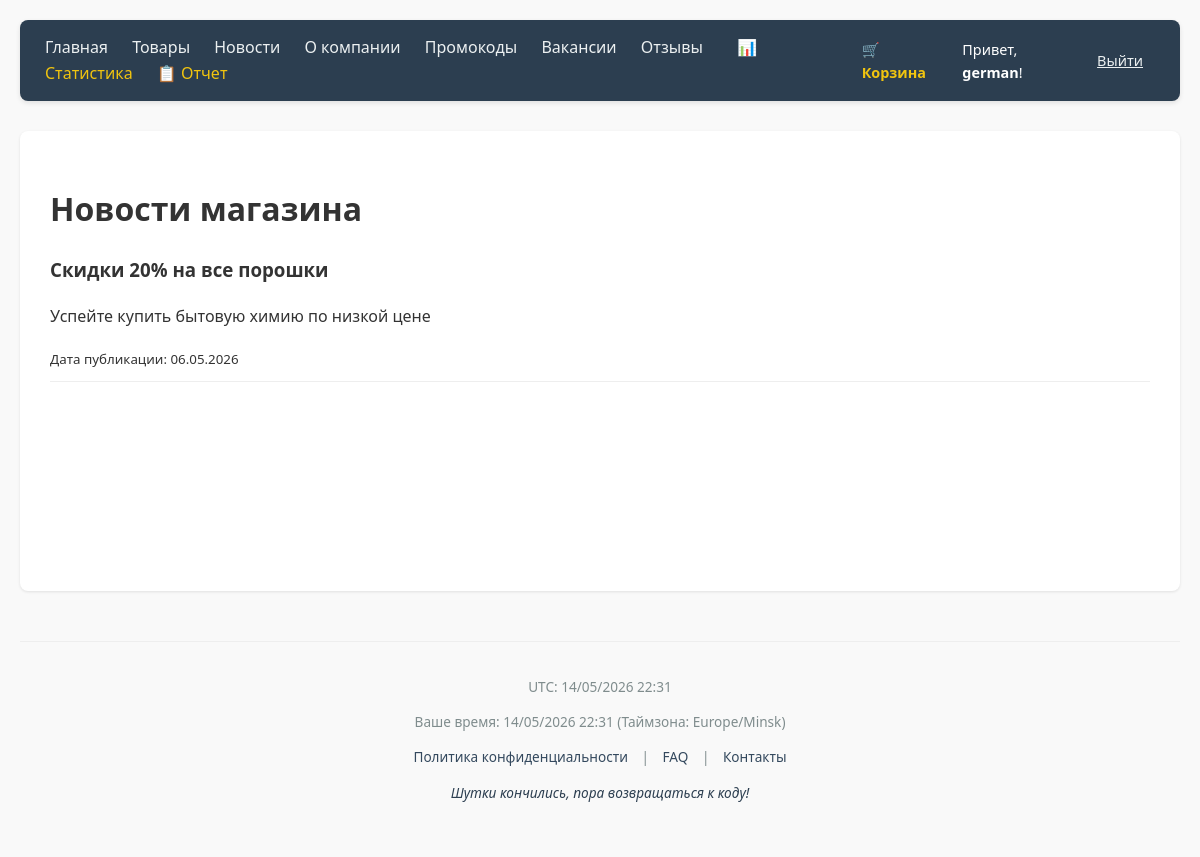
Page /news/ (signed in) on the committed database.
### shop/models.py (models this page shows)
class TimeStampedModel(models.Model):
    created_at = models.DateTimeField(auto_now_add=True, verbose_name="Дата добавления")
    updated_at = models.DateTimeField(auto_now=True, verbose_name="Дата изменения")
    class Meta:
        abstract = True # Это значит, что таблица в БД для этой модели создана не будет

class News(TimeStampedModel):
    title = models.CharField(max_length=200, verbose_name="Заголовок")
    short_description = models.CharField(max_length=255, verbose_name="Краткое содержание (1 предложение)")
    content = models.TextField(verbose_name="Полная статья")
    image = models.ImageField(upload_to='news/', verbose_name="Картинка")
    publish_date = models.DateTimeField(auto_now_add=True)
    class Meta:
        verbose_name_plural = "Новости"

### shop/views.py (the view)
# urls.py: re_path(r'^news/$', views.news_list, name='news_list'),
def news_list(request):
    news = News.objects.all().order_by('-publish_date')
    return render(request, 'shop/news.html', {'news': news})

### shop/context_processors.py (called while the page is built)
def global_date_context(request):
    now = timezone.now()
    return {
        'current_utc': now, # UTC время
        'current_local': timezone.localtime(now), # Время в таймзоне из settings.py
        'user_tz': timezone.get_current_timezone_name(),
        'text_calendar': calendar.TextCalendar().formatmonth(now.year, now.month),
    }

### shop/templates/shop/news.html
{% extends 'shop/base.html' %}
{% block content %}
    <h1>Новости магазина</h1>
    <div class="news-list">
        {% for article in news %}
            <div style="border-bottom: 1px solid #eee; margin-bottom: 20px; padding-bottom: 10px;">
                <h3>{{ article.title }}</h3>
                <p>{{ article.content|truncatewords:50 }}</p>
                <small>Дата публикации: {{ article.publish_date|date:"d.m.Y" }}</small>
            </div>
        {% empty %}
            <p>Новостей пока нет.</p>
        {% endfor %}
    </div>
{% endblock %}

### shop/templates/shop/base.html (shortened to what this page needs)
<!DOCTYPE html>
<html lang="ru">
<head>
</head>
<body>
    <nav>
        <div class="nav-links">
            <a href="{% url 'index' %}">Главная</a>
            <a href="{% url 'product_list' %}">Товары</a>
            <a href="{% url 'news_list' %}">Новости</a>
            <a href="{% url 'about' %}">О компании</a>
            <a href="{% url 'promo_codes' %}">Промокоды</a>
            <a href="{% url 'vacancy_list' %}">Вакансии</a>
            <a href="{% url 'reviews' %}">Отзывы</a>
            {% if user.is_staff %}
                <a href="{% url 'statistics' %}" style="color: #f1c40f; margin-left: 10px;">📊 Статистика</a>
                <a href="{% url 'customer_report' %}" style="color: #f1c40f;">📋 Отчет</a>
            {% endif %}
        </div>
        <div class="auth-block">
            {% if user.is_authenticated %}
                <a href="{% url 'view_cart' %}" style="color: #f1c40f; text-decoration: none; margin-right: 15px;">
                    🛒 Корзина
                </a>
                <span>Привет, <strong>{{ user.username }}</strong>!</span>
                <form action="{% url 'logout' %}" method="post" style="display:inline; margin-left:10px;">
                    <button type="submit" style="background:none; border:none; color:#ecf0f1; cursor:pointer; text-decoration:underline; font-family:inherit; font-size:inherit;">
                        Выйти
                    </button>
                </form>
            {% else %}
                <a href="{% url 'login' %}" style="color: #ecf0f1; text-decoration: none;">Войти</a> |
                <a href="{% url 'register' %}" style="color: #ecf0f1; text-decoration: none;">Регистрация</a>
            {% endif %}
        </div>
    </nav>
    <div class="content">
        {% block content %}{% endblock %}
    </div>
    <div class="footer">
        <div class="footer-info">
            <p>UTC: {{ current_utc|date:"d/m/Y H:i" }}</p>
            <p>Ваше время: {{ current_local|date:"d/m/Y H:i" }} (Таймзона: {{ user_tz }})</p>
        </div>
        <div class="footer-links">
            <a href="{% url 'privacy_policy' %}">Политика конфиденциальности</a> |
            <a href="{% url 'faq_list' %}">FAQ</a> |
            <a href="{% url 'contact_list' %}">Контакты</a>
        </div>
        <p id="joke-container" style="font-style: italic; color: #2c3e50;">🤖 Загрузка шутки...</p>
    </div>
</body>
</html>

### shop/templates/shop/base.html (style rules this page uses)
body { font-family: 'Segoe UI', Tahoma, Geneva, Verdana, sans-serif; margin: 0; padding: 20px; line-height: 1.6; color: #333; background-color: #f9f9f9; }
nav { background: #2c3e50; padding: 15px 25px; margin-bottom: 30px; display: flex; justify-content: space-between; align-items: center; border-radius: 8px; box-shadow: 0 2px 5px rgba(0,0,0,0.1); }
.nav-links a { margin-right: 20px; text-decoration: none; color: #ecf0f1; font-weight: 500; transition: 0.3s; }
.auth-block { color: #fff; font-size: 0.9em; display: flex; align-items: center; gap: 15px; }
.auth-block button { background: #e74c3c; color: white; border: none; padding: 5px 12px; border-radius: 4px; cursor: pointer; font-size: 0.9em; }
.auth-block a { color: #3498db; text-decoration: none; font-weight: bold; }
.content { background: white; padding: 30px; border-radius: 8px; box-shadow: 0 1px 3px rgba(0,0,0,0.1); min-height: 400px; }
.footer { margin-top: 50px; padding: 20px; text-align: center; font-size: 0.85em; color: #7f8c8d; border-top: 1px solid #eee; }
.footer-links { margin-bottom: 10px; }
.footer-links a { margin: 0 10px; color: #34495e; text-decoration: none; }

### rows in the picture
News: title "Скидки 20% на все порошки", content "Успейте купить бытовую химию по низкой цене", publish_date "06.05.2026"

### other values in the picture
{{ user.username }} "german"
{{ current_local|date:"d/m/Y H:i" }} "14/05/2026 22:31"
{{ user_tz }} "Europe/Minsk"
